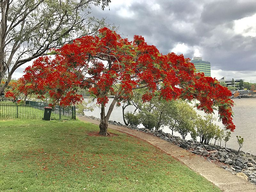
#> input picture Encodage image/image.bmp, 256 x 192 px, shrunk from 800 x 600 before the run
$ python Encodage_image.py
#> lines starting #> are read from the running program, lines starting #| are printed output that depends on the picture
# -*- coding: utf-8 -*-
from PIL import Image
import numpy as np

#fonctions
def ouvrir_fichier(nom_fichier_txt):
#> called with nom_fichier_txt = 'message_à_encoder.txt'
    with open(nom_fichier_txt) as fobj:
#> (reads Encodage image/message_à_encoder.txt from the repository)
        message=fobj.read()
    return message

def encoder(message):
    message_codé=int.from_bytes(message.encode(), 'big')
    message_codé=conv_bse6(message_codé)
    return str(message_codé)

def conv_bse6(mess_bse_10):   #convertir en base 6 pour gagner de l'espace
    mess_bse_6 = ""
    while mess_bse_10>0:
        reste=mess_bse_10%6
        mess_bse_6=str(reste)+mess_bse_6
        mess_bse_10=mess_bse_10//6
    return mess_bse_6

def remplacer_bit_faible(nombre, compteur):
    if(nombre>100):
        nombre=str(nombre)
        nombre2=(nombre[0]+nombre[1]+message_codé[compteur])
    elif(nombre>10):
        nombre=str(nombre)
        nombre2=(nombre[0]+message_codé[compteur])
    else:
        nombre=str(nombre)
        nombre2=(message_codé[compteur])
    return int(nombre2)

def matrice(couleur,compteur):
    matrice_sortie=np.zeros(im1.size, dtype=int)
    for x in range(l):
        for y in range(h):
            p=im1.getpixel((x,y))
            p2=remplacer_bit_faible(p[couleur],compteur)
            compteur=compteur+1
            matrice_sortie[x,y]=p2
    return compteur,matrice_sortie

#principal
message=ouvrir_fichier("message_à_encoder.txt")
message_codé=encoder(message)
print("La clé pour décoder le message secret est :", len(message_codé))

im1 = Image.open("image.bmp")
#> im1 is the input picture: PIL image 256x192 RGB; mean R, G, B 148.5, 136.7, 112.3
l, h=im1.size
#> l = 256; h = 192
cap=((l*h)*3)  #capacité de l'image
#> cap = 147456

if (len(message_codé)>cap):
    print("Erreur : le message est trop long")
else:
    for k in range(cap-len(message_codé)):
        message_codé=(message_codé+"0")
    compteur=0
    compteur,matrice_r=matrice(0,compteur)
#> after the loop in matrice, `for x in range(l):`:
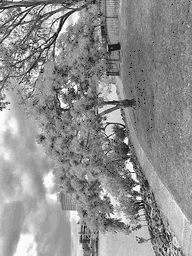
#> matrice_sortie: shape (256, 192) int64; min 0, max 254, mean 143.7
    compteur,matrice_g=matrice(1,compteur)
#> call 2 of matrice, with couleur = 1, compteur = 49152
#> after the loop in matrice (call 2), `for x in range(l):`:
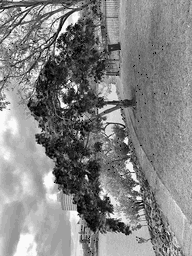
#> matrice_sortie: shape (256, 192) int64; min 0, max 250, mean 131.9
    compteur,matrice_b=matrice(2,compteur)
#> call 3 of matrice, with couleur = 2, compteur = 98304
#> after the loop in matrice (call 3), `for x in range(l):`:
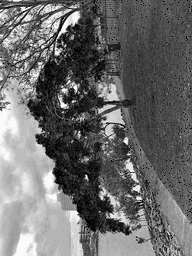
#> matrice_sortie: shape (256, 192) int64; min 0, max 250, mean 107.2

    im2 = Image.new("RGB",(l,h))
#> im2: PIL image 256x192 RGB; every value is 0
    for x in range(l):
        for y in range(h):
            r=matrice_r[x,y]
            g=matrice_g[x,y]
            b=matrice_b[x,y]
            im2.putpixel((x,y),(r,g,b))
    im2.save('image_sortie.bmp')
